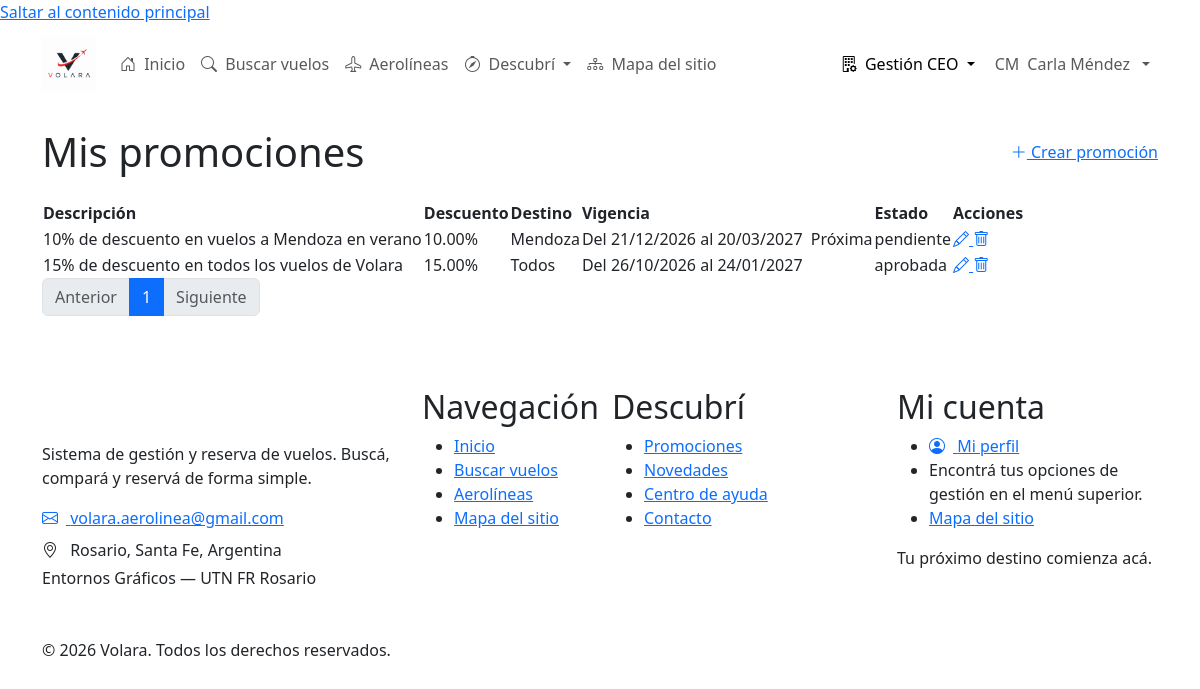
The app's page /Pages/Ceo/promociones/promociones.php (signed in) with its own data.
### tables this page shows
CREATE TABLE usuarios (
    codUsuario INT UNSIGNED AUTO_INCREMENT,

    nombre VARCHAR(80) NOT NULL,
    apellido VARCHAR(80) NOT NULL,
    mail VARCHAR(150) NOT NULL,
    clave VARCHAR(255) NOT NULL,
    telefono VARCHAR(30) DEFAULT NULL,

    tipoUsuario ENUM(
        'administrador',
        'ceo aerolínea',
        'usuario'
    ) NOT NULL DEFAULT 'usuario',

    codAerolinea INT UNSIGNED DEFAULT NULL,

    estadoUsuario ENUM(
        'pendiente de validación',
        'pendiente de autorización',
        'activo',
        'rechazado'
    ) NOT NULL DEFAULT 'pendiente de validación',

    tokenValidacion VARCHAR(128) DEFAULT NULL,
    tokenRecuperacion VARCHAR(128) DEFAULT NULL,
    vencimientoToken DATETIME DEFAULT NULL,

    fechaCreacion DATETIME NOT NULL DEFAULT CURRENT_TIMESTAMP,
    fechaActualizacion DATETIME NOT NULL DEFAULT CURRENT_TIMESTAMP
        ON UPDATE CURRENT_TIMESTAMP,

    PRIMARY KEY (codUsuario),

    UNIQUE KEY uk_usuario_mail (mail),
    UNIQUE KEY uk_usuario_token_validacion (tokenValidacion),
    UNIQUE KEY uk_usuario_token_recuperacion (tokenRecuperacion),

    KEY idx_usuario_tipo (tipoUsuario),
    KEY idx_usuario_estado (estadoUsuario),
    KEY idx_usuario_aerolinea (codAerolinea),

    CONSTRAINT fk_usuario_aerolinea
        FOREIGN KEY (codAerolinea)
        REFERENCES aerolineas(codAerolinea)
        ON UPDATE CASCADE
        ON DELETE RESTRICT

);

CREATE TABLE promociones (
    codPromocion INT UNSIGNED AUTO_INCREMENT,

    codAerolinea INT UNSIGNED NOT NULL,

    descripcion VARCHAR(255) NOT NULL,

    descuento DECIMAL(5,2) NOT NULL,

    destino VARCHAR(100) DEFAULT NULL,
    fechaDesde DATE DEFAULT NULL,
    fechaHasta DATE DEFAULT NULL,

    estado ENUM(
        'pendiente',
        'aprobada',
        'denegada'
    ) NOT NULL DEFAULT 'pendiente',

    fechaCreacion DATETIME NOT NULL DEFAULT CURRENT_TIMESTAMP,
    fechaActualizacion DATETIME NOT NULL DEFAULT CURRENT_TIMESTAMP
        ON UPDATE CURRENT_TIMESTAMP,

    PRIMARY KEY (codPromocion),

    KEY idx_promocion_aerolinea (codAerolinea),
    KEY idx_promocion_estado (estado),

    CONSTRAINT fk_promocion_aerolinea
        FOREIGN KEY (codAerolinea)
        REFERENCES aerolineas(codAerolinea)
        ON UPDATE CASCADE
        ON DELETE RESTRICT,

    CONSTRAINT chk_promocion_descuento
        CHECK (descuento >= 1 AND descuento <= 100),

    CONSTRAINT chk_promocion_fechas
        CHECK (
            fechaDesde IS NULL
            OR fechaHasta IS NULL
            OR fechaDesde <= fechaHasta
        )

);

### Pages/Ceo/promociones/promociones.php (the view, shortened to what the rows shown need)
<?php
require_once __DIR__ . '/../../../Includes/functions.php';
require_once __DIR__ . '/../../../Includes/funcionPromociones.php';
$conexion = conectarDB();
$consultaTotal = $conexion->prepare(
    "SELECT COUNT(*) FROM promociones WHERE codAerolinea = :codAerolinea"
);
$consultaTotal->execute(['codAerolinea' => $_SESSION['codAerolinea']]);
$totalPromociones = (int) $consultaTotal->fetchColumn();
$porPagina = 5;
$pagina = isset($_GET['pagina']) ? (int) $_GET['pagina'] : 1;
$totalPaginas = max(1, (int) ceil($totalPromociones / $porPagina));
$pagina = max(1, min($pagina, $totalPaginas));
$offset = ($pagina - 1) * $porPagina;
$consulta = $conexion->prepare(
    "SELECT codPromocion, descripcion, descuento, destino, fechaDesde, fechaHasta, estado
     FROM promociones
     WHERE codAerolinea = :codAerolinea
     ORDER BY codPromocion DESC
     LIMIT :limite OFFSET :offset"
);
$consulta->bindValue(':codAerolinea', $_SESSION['codAerolinea'], PDO::PARAM_INT);
$consulta->bindValue(':limite', $porPagina, PDO::PARAM_INT);
$consulta->bindValue(':offset', $offset, PDO::PARAM_INT);
$consulta->execute();
$promociones = $consulta->fetchAll(PDO::FETCH_ASSOC);
$hoy = date('Y-m-d');
$clasesEstado = [
    'pendiente' => 'badge-pending',
    'aprobada'  => 'badge-approved',
    'denegada'  => 'badge-denied',
];
require_once __DIR__ . '/../../../Includes/header.php';
require_once __DIR__ . '/../../../Includes/navbar.php';
?>
<main id="contenido-principal" class="container my-4">
    <div class="d-flex justify-content-between align-items-center flex-wrap gap-2 mb-4">
        <h1 class="mb-0">Mis promociones</h1>
    </div>
    <?php if (empty($promociones)): ?>
        <div class="empty-state">
            <div class="empty-state-icon"><i class="bi bi-tag" aria-hidden="true"></i></div>
            <p>Todavía no creaste ninguna promoción.</p>
        </div>
    <?php else: ?>
        <div class="volara-table-responsive">
            <table class="volara-table">
                <thead>
                    <tr>
                        <th scope="col">Descripción</th>
                        <th scope="col">Descuento</th>
                        <th scope="col">Destino</th>
                        <th scope="col">Vigencia</th>
                        <th scope="col">Estado</th>
                        <th scope="col">Acciones</th>
                    </tr>
                </thead>
                <tbody>
                    <?php foreach ($promociones as $promocion): ?>
                        <?php
                        $vencida = $promocion['fechaHasta'] !== null && $promocion['fechaHasta'] < $hoy;
                        $proxima = $promocion['fechaDesde'] !== null && $promocion['fechaDesde'] > $hoy;
                        ?>
                        <tr>
                            <td><?= htmlspecialchars($promocion['descripcion']) ?></td>
                            <td><?= htmlspecialchars($promocion['descuento']) ?>%</td>
                            <td><?= htmlspecialchars($promocion['destino'] ?? 'Todos') ?></td>
                            <td>
                                <?= htmlspecialchars(textoVigencia($promocion['fechaDesde'], $promocion['fechaHasta'])) ?>
                                <?php if ($vencida): ?>
                                    <span class="volara-badge badge-cancelled ms-1">Vencida</span>
                                <?php elseif ($proxima): ?>
                                    <span class="volara-badge badge-neutral ms-1">Próxima</span>
                                <?php endif; ?>
                            </td>
                            <td>
                                <span class="volara-badge <?= $clasesEstado[$promocion['estado']] ?? 'badge-neutral' ?>">
                                    <?= htmlspecialchars($promocion['estado']) ?>
                                </span>
                            </td>
                            <td>
                                <div class="table-actions">
                                    <a class="table-action-btn"
                                       href="modificarPromocion.php?id=<?= (int) $promocion['codPromocion'] ?>"
                                       aria-label="Modificar promoción" title="Modificar">
                                        <i class="bi bi-pencil" aria-hidden="true"></i>
                                    </a>
                                    <a class="table-action-btn danger"
                                       href="eliminarPromocion.php?id=<?= (int) $promocion['codPromocion'] ?>"
                                       aria-label="Eliminar promoción" title="Eliminar">
                                        <i class="bi bi-trash" aria-hidden="true"></i>
                                    </a>
                                </div>
                            </td>
                        </tr>
                    <?php endforeach; ?>
                </tbody>
            </table>
        </div>
    <?php endif; ?>
</main>
<?php require_once __DIR__ . '/../../../Includes/footer.php'; ?>

### Includes/navbar.php (shortened to what the rows shown need)
<?php
require_once __DIR__ . '/functions.php';
$escapar = static function ($valor): string {
    return htmlspecialchars(
        (string) $valor,
        ENT_QUOTES,
        'UTF-8'
    );
};
$estaLogueado = !empty($_SESSION['codUsuario']);
$usuario = [];
if ($estaLogueado && function_exists('usuarioActual')) {
    $datosUsuario = usuarioActual();
    if (is_array($datosUsuario)) {
        $usuario = $datosUsuario;
    }
}
$rolUsuario = trim((string) ($usuario['rol'] ?? ''));
if ($rolUsuario === '') {
    $rolUsuario = trim((string) (
        $usuario['tipoUsuario']
        ?? $_SESSION['tipoUsuario']
        ?? $_SESSION['rol']
        ?? ''
    ));
}
$rolUsuario = function_exists('mb_strtolower')
    ? mb_strtolower($rolUsuario, 'UTF-8')
    : strtolower($rolUsuario);
$rolNormalizado = strtr($rolUsuario, [
    'á' => 'a',
    'é' => 'e',
    'í' => 'i',
    'ó' => 'o',
    'ú' => 'u',
    'ü' => 'u',
]);
$esCeo = in_array(
    $rolNormalizado,
    ['ceo', 'ceo aerolinea', 'ceo de aerolinea'],
    true
);
$nombreUsuario = trim((string) (
    $usuario['nombre']
    ?? $_SESSION['nombre']
    ?? ''
));
$apellidoUsuario = trim((string) (
    $usuario['apellido']
    ?? $_SESSION['apellido']
    ?? ''
));
$nombreMostrar = trim(
    $nombreUsuario . ' ' . $apellidoUsuario
);
$primeraInicial = function_exists('mb_substr')
    ? mb_substr($nombreUsuario, 0, 1, 'UTF-8')
    : substr($nombreUsuario, 0, 1);
$segundaInicial = function_exists('mb_substr')
    ? mb_substr($apellidoUsuario, 0, 1, 'UTF-8')
    : substr($apellidoUsuario, 0, 1);
$iniciales = $primeraInicial . $segundaInicial;
$iniciales = function_exists('mb_strtoupper')
    ? mb_strtoupper($iniciales, 'UTF-8')
    : strtoupper($iniciales);
$rutaActual = parse_url(
    $_SERVER['REQUEST_URI'] ?? '',
    PHP_URL_PATH
) ?: '';
$rutaNormalizada = strtolower(
    str_replace('\\', '/', $rutaActual)
);
$esPaginaCeo = str_contains(
    $rutaNormalizada,
    '/pages/ceo/'
);
$claseActiva = static function (bool $condicion): string {
    return $condicion ? ' active' : '';
};
?>
<nav
    class="navbar navbar-expand-xl volara-navbar"
    aria-label="Navegación principal">
    <div class="container">
        <div class="collapse navbar-collapse" id="volaraNav">
            <ul class="navbar-nav ms-auto align-items-xl-center gap-xl-1">
                <?php if ($estaLogueado): ?>
                    <?php if ($esCeo): ?>
                        <li class="nav-item dropdown">
                            <a
                                class="nav-link dropdown-toggle<?= $claseActiva($esPaginaCeo) ?>"
                                href="#"
                                role="button"
                                data-bs-toggle="dropdown"
                                aria-expanded="false">
                                <i class="bi bi-building-gear me-1" aria-hidden="true"></i>
                                Gestión CEO
                            </a>
                        </li>
                    <?php endif; ?>
                    <li class="nav-item dropdown user-menu">
                        <a
                            class="nav-link dropdown-toggle d-flex align-items-center gap-2"
                            href="#"
                            role="button"
                            data-bs-toggle="dropdown"
                            aria-expanded="false">
                            <span class="user-avatar" aria-hidden="true">
                                <?= $escapar($iniciales) ?>
                            </span>
                            <span class="user-name">
                                <?= $escapar(
                                    $nombreMostrar !== ''
                                        ? $nombreMostrar
                                        : 'Mi cuenta'
                                ) ?>
                            </span>
                        </a>
                    </li>
                <?php endif; ?>
            </ul>
        </div>
    </div>
</nav>

### records on screen
usuarios: $escapar($iniciales) "CM", nombre+apellido "Carla Méndez"
promociones: descripcion "10% de descuento en vuelos a Mendoza en verano", descuento "10.00", destino "Mendoza", fechaDesde+fechaHasta "Del 21/12/2026 al 20/03/2027", shows "Próxima", estado "pendiente"
promociones: descripcion "15% de descuento en todos los vuelos de Volara", descuento "15.00", destino "Todos", fechaDesde+fechaHasta "Del 26/10/2026 al 24/01/2027", estado "aprobada"
